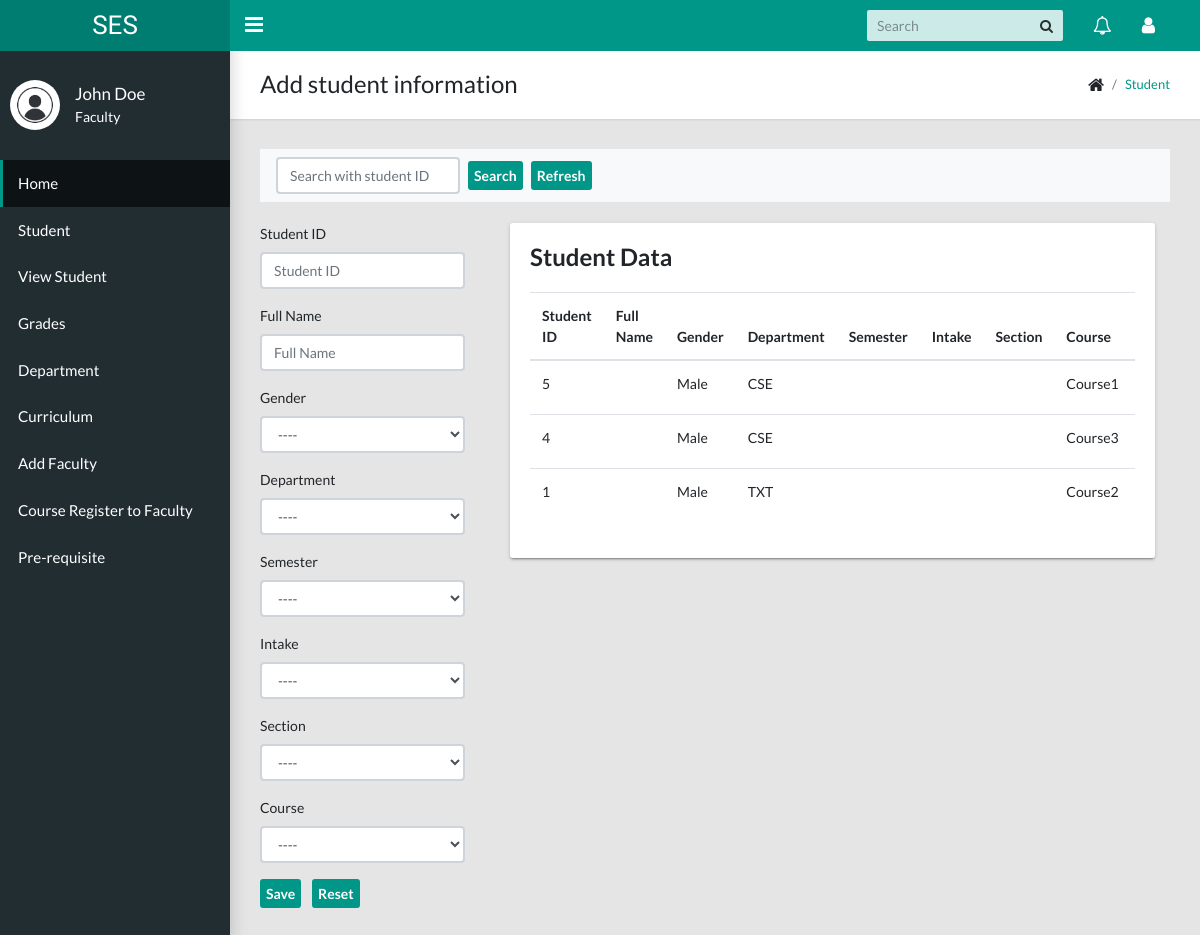
The app's page /student-management/ (signed in), older data.
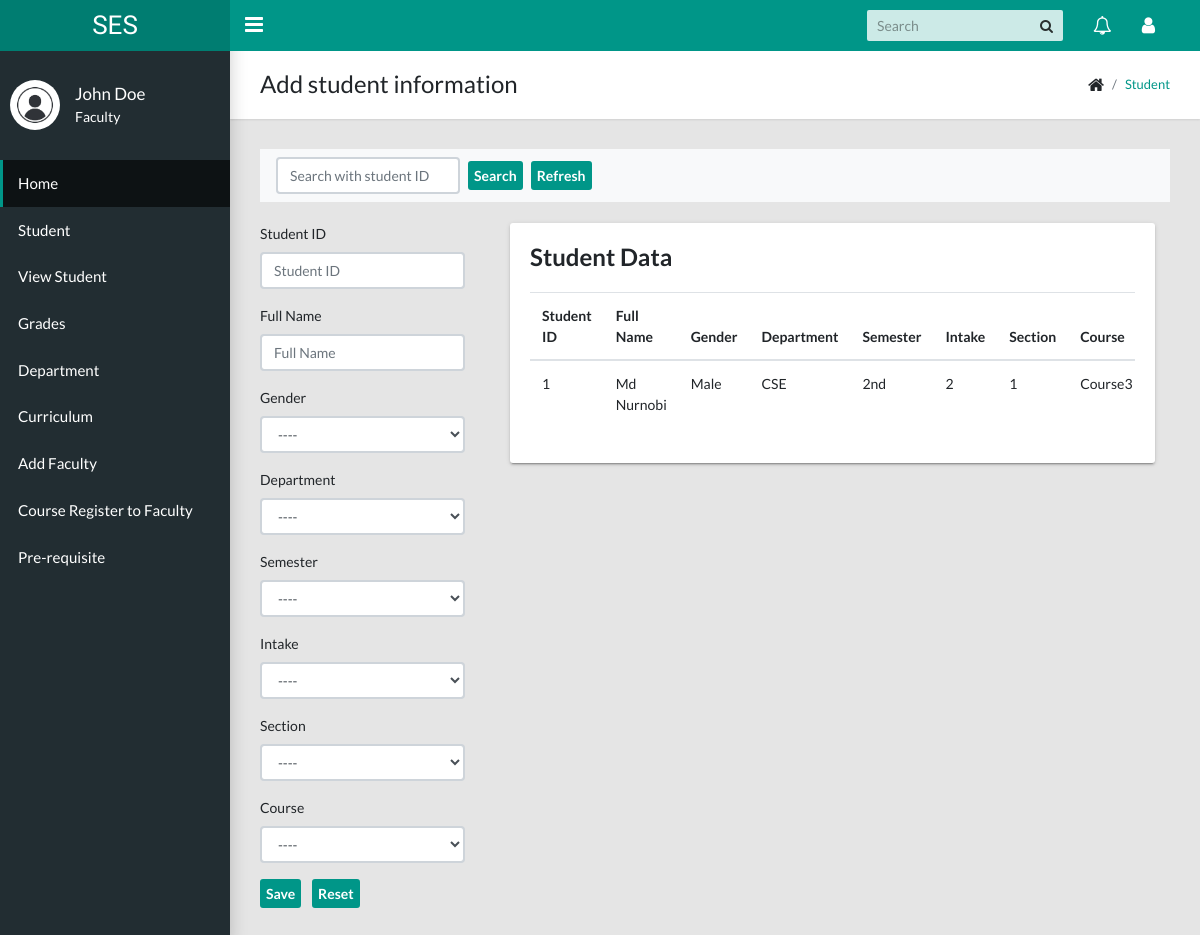
The same page, newer data.
### home/models.py (models this page shows, shortened)
class Student(models.Model):
    st_id = models.CharField(max_length=20,blank=False,default="")
    st_fullname = models.CharField(max_length=200,blank=False,default="")
    gender =  models.CharField(max_length=200, blank=False,default="")
    department = models.CharField(max_length=200,default="")
    semester = models.CharField(max_length=200,default="")
    intake = models.CharField(max_length=200,default="")
    section = models.CharField(max_length=200,default="")
    course = models.CharField(max_length=100,default="")

### home/views.py (the view, shortened to what this page needs)
# urls.py: path('student-management/',views.student_add,name='student'),
@login_required
def student_add(request):
    if 'q' in request.GET:
        q = request.GET['q']
        multiple_q = Q(Q(st_id__icontains=q) | Q(st_fname__icontains=q) | Q(st_lname__icontains=q) |Q(address__icontains=q) | Q(department__icontains=q))
        student_data = Student.objects.filter(multiple_q)
    else:
        student_data = Student.objects.all()
    context = {
        'student_data' : student_data,
    }
    return render(request, 'student.html',context)

### templates/student.html (shortened to what this page needs)
{% extends 'base.html' %} {% block containt %}
<main class="app-content">
  <div class="app-title">
    <div>
      <h1>Add student information</h1>
    </div>
    <ul class="app-breadcrumb breadcrumb">
      <li class="breadcrumb-item"><i class="fa fa-home fa-lg"></i></li>
      <li class="breadcrumb-item"><a href="#">Student</a></li>
    </ul>
  </div>
  <div class="row">
    <div class="col-md-12">
      <div class="search-box">
        <nav class="navbar navbar-light bg-light">
          <form class="form-inline">
            <input
              name="q"
              class="form-control mr-sm-2"
              type="search"
              placeholder="Search with student ID"
              aria-label="Search"
            />
            <button class="btn btn-primary my-4 my-sm-0 mr-sm-2" type="submit">
              Search
            </button>
            <button class="btn btn-primary my-4 my-sm-0" type="reload">
              Refresh
            </button>
          </form>
        </nav>
      </div>
    </div>
  </div>
  <br />
  <div class="row">
    <div class="col-md-3">
      <form action="" method="POST">
        <div class="form-group">
          <label for="formGroupExampleInput">Student ID</label>
          <input
            name="st_id"
            type="text"
            class="form-control"
            id="formGroupExampleInput"
            placeholder="Student ID"
            required
          />
        </div>
        <div class="form-group">
          <label for="formGroupExampleInput2">Full Name</label>
          <input
            name="st_fname"
            type="text"
            class="form-control"
            id="formGroupExampleInput2"
            placeholder="Full Name"
            required
          />
        </div>
        <div class="form-group">
          <label for="inputState">Gender</label>
          <select
            name="st_gender"
            id="inputState"
            class="form-control"
            required
          >
            <option selected>----</option>
          </select>
        </div>
        <div class="form-group">
          <label for="inputState">Department</label>
          <select
            name="st_department"
            id="inputState"
            class="form-control"
            required
          >
            <option selected>----</option>
          </select>
        </div>
        <div class="form-group">
          <label for="inputState">Semester</label>
          <select
            name="st_semester"
            id="inputState"
            class="form-control"
            required
          >
            <option selected>----</option>
          </select>
        </div>
        <div class="form-group">
          <label for="inputState">Intake</label>
          <select
            name="st_intake"
            id="inputState"
            class="form-control"
            required
          >
            <option selected>----</option>
          </select>
        </div>
        <div class="form-group">
          <label for="inputState">Section</label>
          <select
            name="st_section"
            id="inputState"
            class="form-control"
            required
          >
            <option selected>----</option>
          </select>
        </div>
        <div class="form-group">
          <label for="inputState">Course</label>
          <select
            name="st_course"
            id="inputState"
            class="form-control"
            required
          >
            <option selected>----</option>
          </select>
        </div>
        <button class="btn btn-primary my-4 my-sm-0 mr-sm-2" type="submit">
          Save
        </button>
        <button class="btn btn-primary my-4 my-sm-0 mr-sm-2" type="reset">
          Reset
        </button>
      </form>
    </div>
    <div class="col-md-9">
      <div class="col-md-12">
        <div class="tile">
          <h3 class="tile-title">Student Data</h3>
          <div class="table-responsive">
            <table class="table">
              <thead>
                <tr>
                  <th>Student ID</th>
                  <th>Full Name</th>
                  <th>Gender</th>
                  <th>Department</th>
                  <th>Semester</th>
                  <th>Intake</th>
                  <th>Section</th>
                  <th>Course</th>
                  <th>Edit</th>
                </tr>
              </thead>
              <tbody>
                {% for data in student_data %}
                <tr>
                  <td>{{ data.st_id }}</td>
                  <td>{{ data.st_fullname }}</td>
                  <td>{{ data.gender }}</td>
                  <td>{{ data.department }}</td>
                  <td>{{ data.semester }}</td>
                  <td>{{ data.intake }}</td>
                  <td>{{ data.section }}</td>
                  <td>{{ data.course }}</td>
                  <td>
                  </td>
                </tr>
                {% endfor %}
              </tbody>
            </table>
          </div>
        </div>
      </div>
    </div>
  </div>
</main>
{% endblock containt %}

### templates/base.html (shortened to what this page needs)
<!DOCTYPE html>
{% load static %}
<html lang="en">
  <head>
    <link rel="stylesheet" type="text/css" href="{% static 'css/main.css' %}" />
    <link
      rel="stylesheet"
      type="text/css"
      href="https://maxcdn.bootstrapcdn.com/font-awesome/4.7.0/css/font-awesome.min.css"
    />
  </head>
  <body class="app sidebar-mini">
    <header class="app-header">
      <a class="app-header__logo" href="{% url 'dashboard' %}">SES</a>
      <a
        class="app-sidebar__toggle"
        href="#"
        data-toggle="sidebar"
        aria-label="Hide Sidebar"
      ></a>
      <ul class="app-nav">
        <li class="app-search">
          <input class="app-search__input" type="search" placeholder="Search" />
          <button class="app-search__button">
            <i class="fa fa-search"></i>
          </button>
        </li>
        <li class="dropdown">
          <a
            class="app-nav__item"
            href="#"
            data-toggle="dropdown"
            aria-label="Show notifications"
            ><i class="fa fa-bell-o fa-lg"></i
          ></a>
        </li>
        <li class="dropdown">
          <a
            class="app-nav__item"
            href="#"
            data-toggle="dropdown"
            aria-label="Open Profile Menu"
            ><i class="fa fa-user fa-lg"></i
          ></a>
        </li>
      </ul>
    </header>
    <aside class="app-sidebar">
      <div class="app-sidebar__user">
        <img
          class="app-sidebar__user-avatar img-fluid"
          src="{% static 'images/avatar.jpg' %}"
          alt="User Image"
        />
        <div>
          <p class="app-sidebar__user-name">John Doe</p>
          <p class="app-sidebar__user-designation">Faculty</p>
        </div>
      </div>
      <ul class="app-menu">
        <li>
          <a class="app-menu__item active" href="{% url 'dashboard' %}"
            ><span class="app-menu__label">Home</span></a
          >
        </li>
        <li>
          <a class="app-menu__item" href="{% url 'student' %}"
            ><span class="app-menu__label">Student</span></a
          >
        </li>
        <li>
          <a class="app-menu__item" href="{% url 'student_list' %}"
            ><span class="app-menu__label">View Student</span></a
          >
        </li>
        <li>
          <a class="app-menu__item" href="{% url 'grades' %}"
            ><span class="app-menu__label">Grades</span></a
          >
        </li>
        <li>
          <a class="app-menu__item" href="{% url 'department' %}"
            ><span class="app-menu__label">Department</span></a
          >
        </li>
        <li>
          <a class="app-menu__item" href="{% url 'curriculum' %}"
            ><span class="app-menu__label">Curriculum</span></a
          >
        </li>
        <li>
          <a class="app-menu__item" href="{% url 'manageuser' %}"
            ><span class="app-menu__label">Add Faculty</span></a
          >
        </li>
        <li>
          <a class="app-menu__item" href="{% url 'addCourse_Faculty' %}"
            ><span class="app-menu__label">Course Register to Faculty</span></a
          >
        </li>
        <li>
          <a class="app-menu__item" href="{% url 'prerequisite' %}"
            ><span class="app-menu__label">Pre-requisite</span></a
          >
        </li>
      </ul>
    </aside>
    {% block containt %} {% endblock containt %}
  </body>
</html>

Row changes from the older to the newer data that the page shows:
removed Student: st_id "5", gender "Male", department "CSE", course "Course1"
removed Student: st_id "4", gender "Male", department "CSE", course "Course3"
removed Student: st_id "1", gender "Male", department "TXT", course "Course2"
added Student: st_id "1", st_fullname "Md Nurnobi", gender "Male", department "CSE", semester "2nd", intake "2", section "1", course "Course3"
